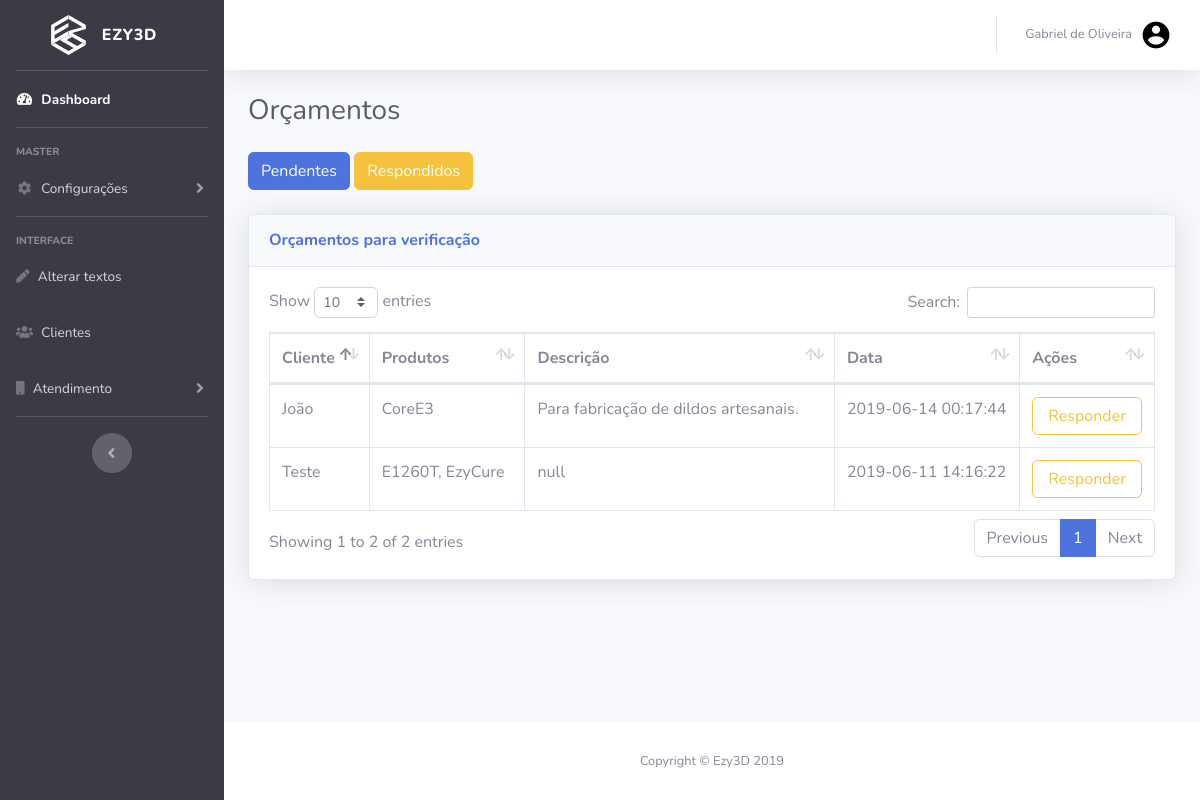
/public_html/dashboard/orcamento.php (signed in), run on the app's committed database.
### tables this page shows
CREATE TABLE IF NOT EXISTS `orcamento` (
  `idorcamento` int(11) NOT NULL AUTO_INCREMENT,
  `fkcliente` int(11) DEFAULT NULL,
  `produtos` varchar(150) DEFAULT NULL,
  `descricao` text NOT NULL,
  `data` datetime DEFAULT NULL,
  `status` varchar(12) DEFAULT NULL,
  PRIMARY KEY (`idorcamento`),
  KEY `fkcliente` (`fkcliente`)
);

CREATE TABLE IF NOT EXISTS `cliente` (
  `idcliente` int(11) NOT NULL AUTO_INCREMENT,
  `nome` varchar(30) NOT NULL,
  `sobrenome` varchar(50) NOT NULL,
  `email` varchar(50) NOT NULL,
  `senha` varchar(40) NOT NULL,
  `telefone` char(11) NOT NULL,
  `pais` varchar(30) NOT NULL,
  `ramo` varchar(20) DEFAULT NULL,
  `empresa` varchar(20) DEFAULT NULL,
  `local_acesso` varchar(15) DEFAULT NULL,
  PRIMARY KEY (`idcliente`)
);

### public_html/Classes/Conexao.php (called while the page is built, shortened)
<?php
class Conexao
{
    private $usuario;
    private $senha;
    private $bd;
    private $conexao;
    public function __construct()
    {
        $this->usuario = "root";
        $this->senha = "";
        $this->bd = "batata";
        $this->servidor = "localhost";
    }
    public function conectar()
    {
        $this->conexao = new PDO(
            "mysql:host=$this->servidor;dbname=$this->bd",
            $this->usuario,
            $this->senha,
            array(PDO::MYSQL_ATTR_INIT_COMMAND => "SET NAMES utf8")
        );
    }
    public function executarFetchAll($sql, $valores)
    {
        $comando = $this->conexao->prepare($sql);
        $comando->execute();
        return $comando->fetchAll();
    }
}

### public_html/Classes/Crud.php (called while the page is built, shortened)
<?php
require_once "Conexao.php";
class Crud extends Conexao
{
    public function consultar($coluna, $tabela, $restricao, $valores)
    {
        $sql = "SELECT DISTINCT $coluna FROM $tabela $restricao";
        return parent::executarFetchAll($sql, $valores);
    }
}

### public_html/dashboard/orcamento.php (the view, shortened to what this page needs)
<!DOCTYPE html>
<html lang="en">
<head>
  <link href="vendor/fontawesome-free/css/all.min.css" rel="stylesheet" type="text/css">
  <link href="css/sb-admin-2.min.css" rel="stylesheet">
</head>
<body id="page-top">
  <div id="wrapper">
    <?php
    include "menu.php";
    ?>
    <div class="container-fluid">
      <h1 class="h3 mb-4 text-gray-800">Orçamentos</h1>
      <button type="button" class="btn btn-primary" id="pendente">Pendentes</button>
      <button type="button" class="btn btn-warning" id="respondido">Respondidos</button><br><br>
      <div class="card shadow mb-4" id="tbpendente">
        <div class="card-header py-3">
          <h6 class="m-0 font-weight-bold text-primary">Orçamentos para verificação</h6>
        </div>
        <div class="card-body">
          <div class="table-responsive">
            <table class="table table-bordered" id="dataTable" width="100%" cellspacing="0">
              <thead>
                <tr>
                  <th>Cliente</th>
                  <th>Produtos</th>
                  <th>Descrição</th>
                  <th>Data</th>
                  <?php if ($permissao == "@571824") { ?>
                    <th>Ações</th>
                  <?php } ?>
                </tr>
              </thead>
              <tbody>
                <?php
                $obj = new Usuario();
                $registro = $obj->consultar("c.nome, s.*", "orcamento s", "INNER JOIN cliente c ON s.fkcliente=c.idcliente where status = 'pendente'", null);
                foreach ($registro as $cliente) { ?>
                  <tr>
                    <td><?= $cliente['nome'] ?></td>
                    <td><?= $cliente['produtos'] ?></td>
                    <td><?= $cliente['descricao'] ?></td>
                    <td><?= $cliente['data'] ?></td>
                    <?php if ($permissao == "@571824") { ?>
                      <td>
                        <a class="btn btn-outline-warning w-100" href="paginaRespostaOrc.php?id=<?= $cliente['idorcamento'] ?>&fk=<?= $cliente['fkcliente'] ?>">Responder</a>
                      </td>
                    <?php } ?>
                  </tr>
                <?php } ?>
              </tbody>
            </table>
          </div>
        </div>
      </div>
    </div>
  </div>
  <?php
  include_once "rodape.php";
  ?>
</body>
</html>

### data on the page
orcamento: fkcliente.nome "Teste", produtos "E1260T, EzyCure", descricao "null", data "2019-06-11 14:16:22"
orcamento: fkcliente.nome "João", produtos "CoreE3", descricao "Para fabricação de dildos artesanais.", data "2019-06-14 00:17:44"

### other printed values
$nome_admin "Gabriel de Oliveira"
